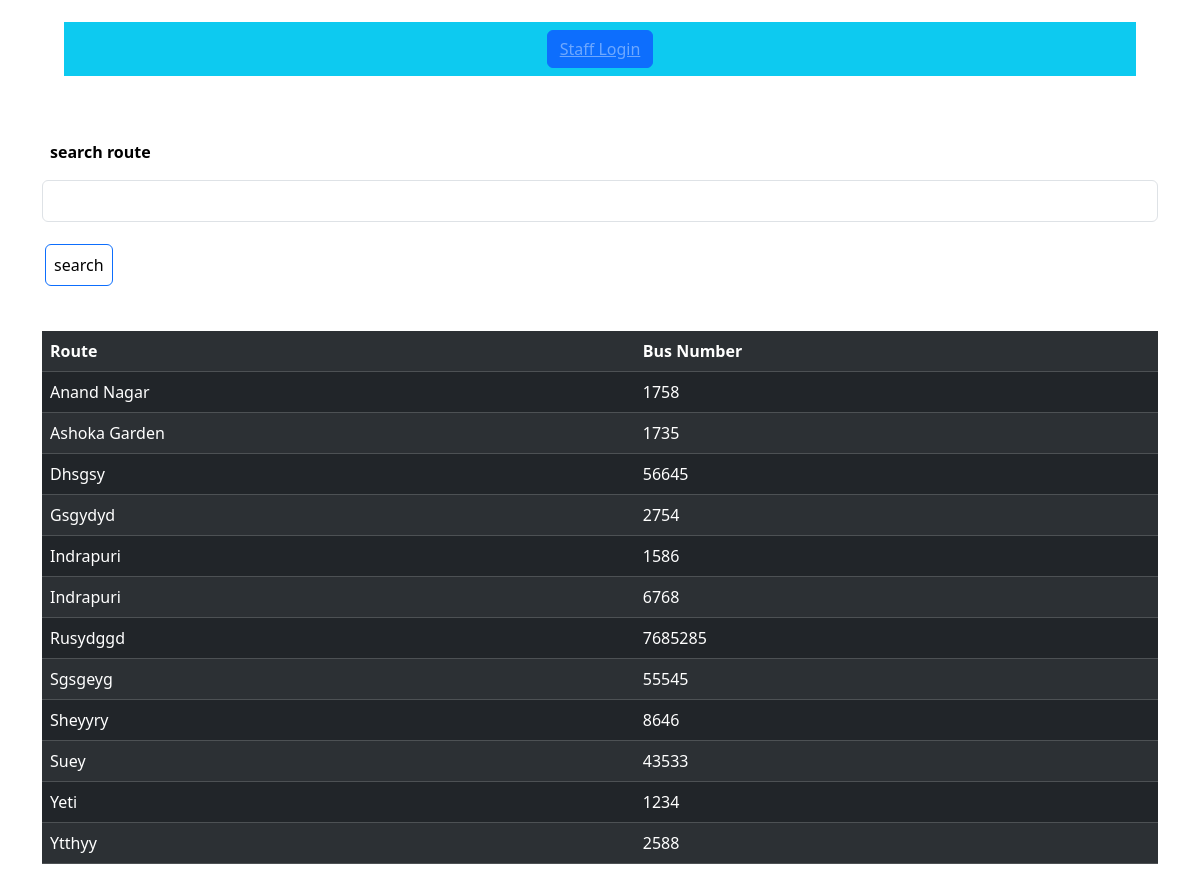
The page / on the database its author committed.
### bus_locater_app/models.py (models this page shows, shortened)
class BusRoute(models.Model):
    bus_route_name = models.CharField(max_length=200)
    bus_number = models.IntegerField()
    class Meta:
        ordering = ['bus_route_name']

### bus_locater_app/views.py (the view)
class RouteListView(ListView):
    model = BusRoute
    template_name = 'route_list.html'
    context_object_name = 'routes'
    def get_context_data(self):
        context = super().get_context_data()
        if 'route' in self.request.GET:
            context['searched_route'] = self.request.GET.get('route')
            context['routes'] = context['routes'].filter(bus_route_name__icontains = self.request.GET.get('route'))
        return context

### bus_locater_app/templates/route_list.html (shortened to what this page needs)
{% load static %}
<!DOCTYPE html>
<html lang="en">
<head>
    <link rel="stylesheet" href="{% static 'css/index.css' %}">
    <link href="https://cdn.jsdelivr.net/npm/bootstrap@5.3.3/dist/css/bootstrap.min.css" rel="stylesheet"
>
</head>
<body>
    <section class="container staff-only">
        <div class="navbar bg-info" data-bs-theme="dark">
            {% if user.is_authenticated %}
            <strong>{{user}}</strong>
            <button class="btn btn-danger"><a href="{% url 'logout' %}">Logout</a></button>
            {% else %}
            <button class="btn btn-primary"><a href="{% url 'login' %}">Staff Login</a></button>
            {% endif %}
        </div>
    </section>
    <section class="container table route-list">
        <div class="search_bar">
            <form action="" method="get">
                <label for="route" class="form-label"><strong>search route</strong></label>
                <input type="text" class="form-control" name="route" id="route" value="{{ searched_route }}">
                <button type="submit" class="btn btn-primary" style="margin-top: 2%; margin-bottom: 4%;">search</button>
            </form>
        </div>
        <table class="table table-dark table-striped">
            <tr>
                <th scope="col">Route</th>
                <th scope="col">Bus Number</th>
            </tr>
            {% for route in routes %}
            <tr scope="row" id="{{route.pk}}">
                <td id="route-name-{{route.pk}}">{{ route.bus_route_name }}</td>
                <td id="route-number-{{route.pk}}">{{ route.bus_number }}</td>
            </tr>
            {% endfor %}
        </table>
    </section>
</body>
</html>

### bus_locater_app/static/css/index.css (style rules this page uses)
.container { margin: 0; padding: 0; }
.btn { margin-left: 3px; margin-right: 3px; }
.navbar { display: flex !important; flex-wrap: wrap-reverse !important; justify-content: center !important; margin: 2%; padding: 4%; }
form { margin-top: 5%; }

### rows shown on the page
BusRoute: bus_route_name "Anand Nagar", bus_number "1758"
BusRoute: bus_route_name "Ashoka Garden", bus_number "1735"
BusRoute: bus_route_name "Dhsgsy", bus_number "56645"
BusRoute: bus_route_name "Gsgydyd", bus_number "2754"
BusRoute: bus_route_name "Indrapuri", bus_number "1586"
BusRoute: bus_route_name "Indrapuri", bus_number "6768"
BusRoute: bus_route_name "Rusydggd", bus_number "7685285"
BusRoute: bus_route_name "Sgsgeyg", bus_number "55545"
BusRoute: bus_route_name "Sheyyry", bus_number "8646"
BusRoute: bus_route_name "Suey", bus_number "43533"
BusRoute: bus_route_name "Yeti", bus_number "1234"
BusRoute: bus_route_name "Ytthyy", bus_number "2588"
